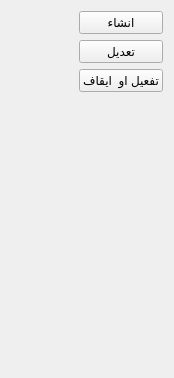
             <widget class="QWidget" name="page">
              <property name="geometry">
               <rect>
                <x>0</x>
                <y>0</y>
                <width>174</width>
                <height>378</height>
               </rect>
              </property>
              <attribute name="label">
               <string>نظام التقسيط</string>
              </attribute>
              <layout class="QGridLayout" name="gridLayout_9">
               <item row="0" column="1">
                <widget class="QPushButton" name="QAct_Install_Add">
                 <property name="text">
                  <string>انشاء</string>
                 </property>
                </widget>
               </item>
               <item row="1" column="1">
                <widget class="QPushButton" name="QAct_Install_Edit">
                 <property name="text">
                  <string>تعديل</string>
                 </property>
                </widget>
               </item>
               <item row="2" column="1">
                <widget class="QPushButton" name="QAct_Install_Activate_Deactivate">
                 <property name="text">
                  <string>تفعيل او  ايقاف</string>
                 </property>
                </widget>
               </item>
               <item row="3" column="1">
                <spacer name="verticalSpacer_6">
                 <property name="orientation">
                  <enum>Qt::Vertical</enum>
                 </property>
                 <property name="sizeHint" stdset="0">
                  <size>
                   <width>20</width>
                   <height>197</height>
                  </size>
                 </property>
                </spacer>
               </item>
               <item row="1" column="0">
                <layout class="QGridLayout" name="gridLayout_26">
                 <item row="0" column="0">
                  <spacer name="horizontalSpacer_23">
                   <property name="orientation">
                    <enum>Qt::Horizontal</enum>
                   </property>
                   <property name="sizeHint" stdset="0">
                    <size>
                     <width>40</width>
                     <height>20</height>
                    </size>
                   </property>
                  </spacer>
                 </item>
                </layout>
               </item>
              </layout>
             </widget>
